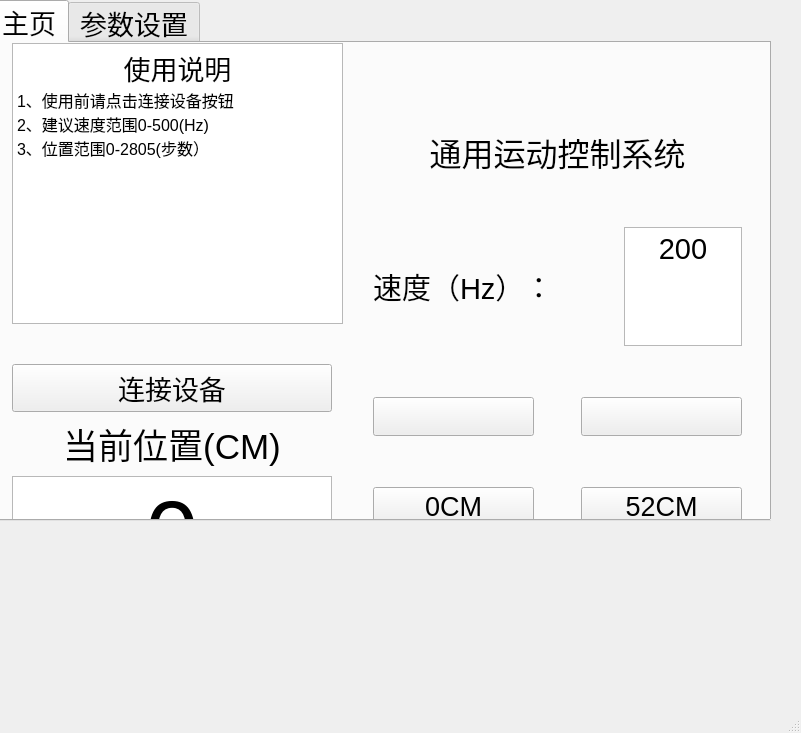
<?xml version="1.0" encoding="UTF-8"?>
<ui version="4.0">
 <class>MainWindow</class>
 <widget class="QMainWindow" name="MainWindow">
  <property name="geometry">
   <rect>
    <x>0</x>
    <y>0</y>
    <width>801</width>
    <height>733</height>
   </rect>
  </property>
  <property name="windowTitle">
   <string>MainWindow</string>
  </property>
  <property name="windowIcon">
   <iconset>
    <normaloff>:/new/prefix1/image/motor.png</normaloff>:/new/prefix1/image/motor.png</iconset>
  </property>
  <widget class="QWidget" name="centralWidget">
   <property name="focusPolicy">
    <enum>Qt::StrongFocus</enum>
   </property>
   <widget class="QTabWidget" name="tabWidget">
    <property name="geometry">
     <rect>
      <x>-10</x>
      <y>0</y>
      <width>781</width>
      <height>521</height>
     </rect>
    </property>
    <property name="font">
     <font>
      <pointsize>20</pointsize>
     </font>
    </property>
    <property name="currentIndex">
     <number>0</number>
    </property>
    <widget class="QWidget" name="Main">
     <attribute name="title">
      <string>主页</string>
     </attribute>
     <widget class="QTextBrowser" name="textBrowser_2">
      <property name="geometry">
       <rect>
        <x>20</x>
        <y>0</y>
        <width>331</width>
        <height>281</height>
       </rect>
      </property>
      <property name="font">
       <font>
        <pointsize>15</pointsize>
       </font>
      </property>
      <property name="html">
       <string>&lt;!DOCTYPE HTML PUBLIC &quot;-//W3C//DTD HTML 4.0//EN&quot; &quot;http://www.w3.org/TR/REC-html40/strict.dtd&quot;&gt;
&lt;html&gt;&lt;head&gt;&lt;meta name=&quot;qrichtext&quot; content=&quot;1&quot; /&gt;&lt;meta charset=&quot;utf-8&quot; /&gt;&lt;style type=&quot;text/css&quot;&gt;
p, li { white-space: pre-wrap; }
&lt;/style&gt;&lt;/head&gt;&lt;body style=&quot; font-family:'Microsoft YaHei UI'; font-size:15pt; font-weight:400; font-style:normal;&quot;&gt;
&lt;p align=&quot;center&quot; style=&quot; margin-top:0px; margin-bottom:0px; margin-left:0px; margin-right:0px; -qt-block-indent:0; text-indent:0px;&quot;&gt;&lt;span style=&quot; font-size:20pt;&quot;&gt;使用说明&lt;/span&gt;&lt;/p&gt;
&lt;p style=&quot; margin-top:0px; margin-bottom:0px; margin-left:0px; margin-right:0px; -qt-block-indent:0; text-indent:0px;&quot;&gt;&lt;span style=&quot; font-size:12pt;&quot;&gt;1、使用前请点击连接设备按钮&lt;/span&gt;&lt;/p&gt;
&lt;p style=&quot; margin-top:0px; margin-bottom:0px; margin-left:0px; margin-right:0px; -qt-block-indent:0; text-indent:0px;&quot;&gt;&lt;span style=&quot; font-size:12pt;&quot;&gt;2、建议速度范围0-500(Hz)&lt;/span&gt;&lt;/p&gt;
&lt;p style=&quot; margin-top:0px; margin-bottom:0px; margin-left:0px; margin-right:0px; -qt-block-indent:0; text-indent:0px;&quot;&gt;&lt;span style=&quot; font-size:12pt;&quot;&gt;3、位置范围0-2805(步数）&lt;/span&gt;&lt;/p&gt;&lt;/body&gt;&lt;/html&gt;</string>
      </property>
     </widget>
     <widget class="QWidget" name="layoutWidget">
      <property name="geometry">
       <rect>
        <x>20</x>
        <y>310</y>
        <width>331</width>
        <height>311</height>
       </rect>
      </property>
      <layout class="QVBoxLayout" name="verticalLayout">
       <property name="spacing">
        <number>6</number>
       </property>
       <property name="leftMargin">
        <number>0</number>
       </property>
       <item>
        <widget class="QPushButton" name="pushButton_serialopen">
         <property name="sizePolicy">
          <sizepolicy hsizetype="Expanding" vsizetype="Expanding">
           <horstretch>0</horstretch>
           <verstretch>0</verstretch>
          </sizepolicy>
         </property>
         <property name="font">
          <font>
           <pointsize>20</pointsize>
          </font>
         </property>
         <property name="text">
          <string>连接设备</string>
         </property>
        </widget>
       </item>
       <item>
        <widget class="QLabel" name="label">
         <property name="font">
          <font>
           <pointsize>26</pointsize>
           <bold>false</bold>
          </font>
         </property>
         <property name="focusPolicy">
          <enum>Qt::StrongFocus</enum>
         </property>
         <property name="layoutDirection">
          <enum>Qt::LeftToRight</enum>
         </property>
         <property name="text">
          <string>当前位置(CM)</string>
         </property>
         <property name="alignment">
          <set>Qt::AlignCenter</set>
         </property>
        </widget>
       </item>
       <item>
        <widget class="QTextEdit" name="textEdit">
         <property name="verticalScrollBarPolicy">
          <enum>Qt::ScrollBarAlwaysOff</enum>
         </property>
         <property name="horizontalScrollBarPolicy">
          <enum>Qt::ScrollBarAlwaysOff</enum>
         </property>
         <property name="html">
          <string>&lt;!DOCTYPE HTML PUBLIC &quot;-//W3C//DTD HTML 4.0//EN&quot; &quot;http://www.w3.org/TR/REC-html40/strict.dtd&quot;&gt;
&lt;html&gt;&lt;head&gt;&lt;meta name=&quot;qrichtext&quot; content=&quot;1&quot; /&gt;&lt;meta charset=&quot;utf-8&quot; /&gt;&lt;style type=&quot;text/css&quot;&gt;
p, li { white-space: pre-wrap; }
&lt;/style&gt;&lt;/head&gt;&lt;body style=&quot; font-family:'Microsoft YaHei UI'; font-size:20pt; font-weight:400; font-style:normal;&quot;&gt;
&lt;p align=&quot;center&quot; style=&quot; margin-top:0px; margin-bottom:0px; margin-left:0px; margin-right:0px; -qt-block-indent:0; text-indent:0px;&quot;&gt;&lt;span style=&quot; font-size:72pt;&quot;&gt;0&lt;/span&gt;&lt;/p&gt;&lt;/body&gt;&lt;/html&gt;</string>
         </property>
        </widget>
       </item>
      </layout>
     </widget>
     <widget class="QWidget" name="layoutWidget">
      <property name="geometry">
       <rect>
        <x>370</x>
        <y>-60</y>
        <width>391</width>
        <height>824</height>
       </rect>
      </property>
      <layout class="QVBoxLayout" name="verticalLayout_6">
       <property name="spacing">
        <number>51</number>
       </property>
       <item>
        <spacer name="verticalSpacer">
         <property name="orientation">
          <enum>Qt::Vertical</enum>
         </property>
         <property name="sizeType">
          <enum>QSizePolicy::Fixed</enum>
         </property>
         <property name="sizeHint" stdset="0">
          <size>
           <width>20</width>
           <height>134</height>
          </size>
         </property>
        </spacer>
       </item>
       <item>
        <widget class="QLabel" name="label_8">
         <property name="sizePolicy">
          <sizepolicy hsizetype="Expanding" vsizetype="Expanding">
           <horstretch>0</horstretch>
           <verstretch>0</verstretch>
          </sizepolicy>
         </property>
         <property name="font">
          <font>
           <pointsize>24</pointsize>
          </font>
         </property>
         <property name="layoutDirection">
          <enum>Qt::LeftToRight</enum>
         </property>
         <property name="text">
          <string>通用运动控制系统</string>
         </property>
         <property name="alignment">
          <set>Qt::AlignCenter</set>
         </property>
        </widget>
       </item>
       <item>
        <layout class="QHBoxLayout" name="set">
         <property name="spacing">
          <number>70</number>
         </property>
         <item>
          <widget class="QLabel" name="label_29">
           <property name="font">
            <font>
             <pointsize>22</pointsize>
            </font>
           </property>
           <property name="text">
            <string>速度（Hz）：</string>
           </property>
          </widget>
         </item>
         <item>
          <widget class="QTextEdit" name="textEdit_speed">
           <property name="sizePolicy">
            <sizepolicy hsizetype="Preferred" vsizetype="Preferred">
             <horstretch>0</horstretch>
             <verstretch>0</verstretch>
            </sizepolicy>
           </property>
           <property name="font">
            <font>
             <pointsize>22</pointsize>
            </font>
           </property>
           <property name="frameShadow">
            <enum>QFrame::Raised</enum>
           </property>
           <property name="verticalScrollBarPolicy">
            <enum>Qt::ScrollBarAlwaysOff</enum>
           </property>
           <property name="horizontalScrollBarPolicy">
            <enum>Qt::ScrollBarAlwaysOff</enum>
           </property>
           <property name="html">
            <string>&lt;!DOCTYPE HTML PUBLIC &quot;-//W3C//DTD HTML 4.0//EN&quot; &quot;http://www.w3.org/TR/REC-html40/strict.dtd&quot;&gt;
&lt;html&gt;&lt;head&gt;&lt;meta name=&quot;qrichtext&quot; content=&quot;1&quot; /&gt;&lt;meta charset=&quot;utf-8&quot; /&gt;&lt;style type=&quot;text/css&quot;&gt;
p, li { white-space: pre-wrap; }
&lt;/style&gt;&lt;/head&gt;&lt;body style=&quot; font-family:'Microsoft YaHei UI'; font-size:22pt; font-weight:400; font-style:normal;&quot;&gt;
&lt;p align=&quot;center&quot; style=&quot; margin-top:0px; margin-bottom:0px; margin-left:0px; margin-right:0px; -qt-block-indent:0; text-indent:0px;&quot;&gt;200&lt;/p&gt;&lt;/body&gt;&lt;/html&gt;</string>
           </property>
          </widget>
         </item>
        </layout>
       </item>
       <item>
        <layout class="QHBoxLayout" name="horizontalLayout_12">
         <property name="spacing">
          <number>47</number>
         </property>
         <property name="bottomMargin">
          <number>0</number>
         </property>
         <item>
          <widget class="QPushButton" name="pushButton_leftslow">
           <property name="sizePolicy">
            <sizepolicy hsizetype="Preferred" vsizetype="Preferred">
             <horstretch>0</horstretch>
             <verstretch>0</verstretch>
            </sizepolicy>
           </property>
           <property name="maximumSize">
            <size>
             <width>500000</width>
             <height>500000</height>
            </size>
           </property>
           <property name="text">
            <string/>
           </property>
          </widget>
         </item>
         <item>
          <widget class="QPushButton" name="pushButton_rightslow">
           <property name="sizePolicy">
            <sizepolicy hsizetype="Preferred" vsizetype="Preferred">
             <horstretch>0</horstretch>
             <verstretch>0</verstretch>
            </sizepolicy>
           </property>
           <property name="maximumSize">
            <size>
             <width>500000</width>
             <height>1005050</height>
            </size>
           </property>
           <property name="text">
            <string/>
           </property>
          </widget>
         </item>
        </layout>
       </item>
       <item>
        <layout class="QHBoxLayout" name="horizontalLayout_14">
         <property name="spacing">
          <number>47</number>
         </property>
         <property name="bottomMargin">
          <number>0</number>
         </property>
         <item>
          <widget class="QPushButton" name="pushButton_leftquick">
           <property name="sizePolicy">
            <sizepolicy hsizetype="Preferred" vsizetype="Preferred">
             <horstretch>0</horstretch>
             <verstretch>0</verstretch>
            </sizepolicy>
           </property>
           <property name="maximumSize">
            <size>
             <width>500000</width>
             <height>500000</height>
            </size>
           </property>
           <property name="text">
            <string>0CM</string>
           </property>
          </widget>
         </item>
         <item>
          <widget class="QPushButton" name="pushButton_rightquick">
           <property name="sizePolicy">
            <sizepolicy hsizetype="Preferred" vsizetype="Preferred">
             <horstretch>0</horstretch>
             <verstretch>0</verstretch>
            </sizepolicy>
           </property>
           <property name="maximumSize">
            <size>
             <width>500000</width>
             <height>1005050</height>
            </size>
           </property>
           <property name="text">
            <string>52CM</string>
           </property>
          </widget>
         </item>
        </layout>
       </item>
       <item>
        <layout class="QHBoxLayout" name="horizontalLayout_11">
         <property name="spacing">
          <number>60</number>
         </property>
         <item>
          <widget class="QLabel" name="label_31">
           <property name="sizePolicy">
            <sizepolicy hsizetype="Preferred" vsizetype="Preferred">
             <horstretch>0</horstretch>
             <verstretch>0</verstretch>
            </sizepolicy>
           </property>
           <property name="font">
            <font>
             <pointsize>22</pointsize>
            </font>
           </property>
           <property name="text">
            <string>步数：</string>
           </property>
          </widget>
         </item>
         <item>
          <widget class="QTextEdit" name="textEdit_step">
           <property name="sizePolicy">
            <sizepolicy hsizetype="Preferred" vsizetype="Preferred">
             <horstretch>0</horstretch>
             <verstretch>0</verstretch>
            </sizepolicy>
           </property>
           <property name="verticalScrollBarPolicy">
            <enum>Qt::ScrollBarAlwaysOff</enum>
           </property>
           <property name="horizontalScrollBarPolicy">
            <enum>Qt::ScrollBarAlwaysOff</enum>
           </property>
           <property name="html">
            <string>&lt;!DOCTYPE HTML PUBLIC &quot;-//W3C//DTD HTML 4.0//EN&quot; &quot;http://www.w3.org/TR/REC-html40/strict.dtd&quot;&gt;
&lt;html&gt;&lt;head&gt;&lt;meta name=&quot;qrichtext&quot; content=&quot;1&quot; /&gt;&lt;meta charset=&quot;utf-8&quot; /&gt;&lt;style type=&quot;text/css&quot;&gt;
p, li { white-space: pre-wrap; }
&lt;/style&gt;&lt;/head&gt;&lt;body style=&quot; font-family:'Microsoft YaHei UI'; font-size:20pt; font-weight:400; font-style:normal;&quot;&gt;
&lt;p align=&quot;center&quot; style=&quot; margin-top:0px; margin-bottom:0px; margin-left:0px; margin-right:0px; -qt-block-indent:0; text-indent:0px;&quot;&gt;&lt;span style=&quot; font-size:22pt;&quot;&gt;500&lt;/span&gt;&lt;/p&gt;&lt;/body&gt;&lt;/html&gt;</string>
           </property>
          </widget>
         </item>
        </layout>
       </item>
       <item>
        <widget class="QPushButton" name="pushButton_step">
         <property name="sizePolicy">
          <sizepolicy hsizetype="Preferred" vsizetype="Preferred">
           <horstretch>0</horstretch>
           <verstretch>0</verstretch>
          </sizepolicy>
         </property>
         <property name="text">
          <string>步数移动</string>
         </property>
        </widget>
       </item>
      </layout>
     </widget>
    </widget>
    <widget class="QWidget" name="Parameter">
     <property name="font">
      <font>
       <pointsize>9</pointsize>
      </font>
     </property>
     <attribute name="title">
      <string>参数设置</string>
     </attribute>
     <widget class="QWidget" name="layoutWidget">
      <property name="geometry">
       <rect>
        <x>10</x>
        <y>0</y>
        <width>731</width>
        <height>711</height>
       </rect>
      </property>
      <layout class="QHBoxLayout" name="horizontalLayout_16">
       <item>
        <layout class="QHBoxLayout" name="horizontalLayout_10">
         <item>
          <layout class="QVBoxLayout" name="verticalLayout_9">
           <item>
            <layout class="QVBoxLayout" name="verticalLayout_7">
             <item>
              <widget class="QComboBox" name="comboBox_5">
               <property name="maximumSize">
                <size>
                 <width>150</width>
                 <height>25</height>
                </size>
               </property>
               <property name="focusPolicy">
                <enum>Qt::StrongFocus</enum>
               </property>
               <item>
                <property name="text">
                 <string>向左慢速定义</string>
                </property>
               </item>
               <item>
                <property name="text">
                 <string>向右慢速定义</string>
                </property>
               </item>
               <item>
                <property name="text">
                 <string>向左快速定义</string>
                </property>
               </item>
               <item>
                <property name="text">
                 <string>向右快速定义</string>
                </property>
               </item>
              </widget>
             </item>
             <item>
              <widget class="QLabel" name="label_7">
               <property name="focusPolicy">
                <enum>Qt::StrongFocus</enum>
               </property>
               <property name="text">
                <string>可编程按键窗口</string>
               </property>
              </widget>
             </item>
             <item>
              <layout class="QVBoxLayout" name="verticalLayout_4">
               <item>
                <widget class="QTextEdit" name="textEdit_4">
                 <property name="sizePolicy">
                  <sizepolicy hsizetype="MinimumExpanding" vsizetype="MinimumExpanding">
                   <horstretch>0</horstretch>
                   <verstretch>0</verstretch>
                  </sizepolicy>
                 </property>
                 <property name="baseSize">
                  <size>
                   <width>20</width>
                   <height>20</height>
                  </size>
                 </property>
                </widget>
               </item>
               <item>
                <widget class="QPushButton" name="pushButton_codedef">
                 <property name="text">
                  <string>编码定义</string>
                 </property>
                </widget>
               </item>
              </layout>
             </item>
            </layout>
           </item>
           <item>
            <layout class="QVBoxLayout" name="verticalLayout_3">
             <item>
              <layout class="QHBoxLayout" name="horizontalLayout_7">
               <property name="sizeConstraint">
                <enum>QLayout::SetFixedSize</enum>
               </property>
               <item>
                <widget class="QLabel" name="label_13">
                 <property name="focusPolicy">
                  <enum>Qt::StrongFocus</enum>
                 </property>
                 <property name="text">
                  <string>当前向左慢速移动编码：</string>
                 </property>
                </widget>
               </item>
               <item>
                <widget class="QTextBrowser" name="textBrowser_leftslow"/>
               </item>
              </layout>
             </item>
             <item>
              <layout class="QHBoxLayout" name="horizontalLayout_9">
               <item>
                <widget class="QLabel" name="label_10">
                 <property name="focusPolicy">
                  <enum>Qt::StrongFocus</enum>
                 </property>
                 <property name="text">
                  <string>当前向右慢速移动编码：</string>
                 </property>
                </widget>
               </item>
               <item>
                <widget class="QTextBrowser" name="textBrowser_rightslow"/>
               </item>
              </layout>
             </item>
             <item>
              <layout class="QHBoxLayout" name="horizontalLayout_5">
               <item>
                <widget class="QLabel" name="label_15">
                 <property name="focusPolicy">
                  <enum>Qt::StrongFocus</enum>
                 </property>
                 <property name="text">
                  <string>一键最左移动编码：</string>
                 </property>
                </widget>
               </item>
               <item>
                <widget class="QTextBrowser" name="textBrowser_leftquick">
                 <property name="sizePolicy">
                  <sizepolicy hsizetype="Expanding" vsizetype="Expanding">
                   <horstretch>0</horstretch>
                   <verstretch>0</verstretch>
                  </sizepolicy>
                 </property>
                </widget>
               </item>
              </layout>
             </item>
             <item>
              <layout class="QHBoxLayout" name="horizontalLayout_6">
               <item>
                <widget class="QLabel" name="label_12">
                 <property name="focusPolicy">
                  <enum>Qt::StrongFocus</enum>
                 </property>
                 <property name="text">
                  <string>一键最右移动编码：</string>
                 </property>
                </widget>
               </item>
               <item>
                <widget class="QTextBrowser" name="textBrowser_rightquick"/>
               </item>
              </layout>
             </item>
            </layout>
           </item>
          </layout>
         </item>
         <item>
          <layout class="QVBoxLayout" name="verticalLayout_8">
           <item>
            <layout class="QVBoxLayout" name="verticalLayout_2">
             <item>
              <layout class="QHBoxLayout" name="horizontalLayout">
               <item>
                <widget class="QLabel" name="label_3">
                 <property name="focusPolicy">
                  <enum>Qt::StrongFocus</enum>
                 </property>
                 <property name="text">
                  <string>端口号：</string>
                 </property>
                </widget>
               </item>
               <item>
                <widget class="QComboBox" name="comboBox">
                 <property name="focusPolicy">
                  <enum>Qt::StrongFocus</enum>
                 </property>
                </widget>
               </item>
              </layout>
             </item>
             <item>
              <layout class="QHBoxLayout" name="horizontalLayout_2">
               <item>
                <widget class="QLabel" name="label_4">
                 <property name="focusPolicy">
                  <enum>Qt::StrongFocus</enum>
                 </property>
                 <property name="text">
                  <string>波特率：</string>
                 </property>
                </widget>
               </item>
               <item>
                <widget class="QComboBox" name="comboBox_2">
                 <property name="focusPolicy">
                  <enum>Qt::StrongFocus</enum>
                 </property>
                 <item>
                  <property name="text">
                   <string>9600</string>
                  </property>
                 </item>
                 <item>
                  <property name="text">
                   <string>600</string>
                  </property>
                 </item>
                 <item>
                  <property name="text">
                   <string>1200</string>
                  </property>
                 </item>
                 <item>
                  <property name="text">
                   <string>2400</string>
                  </property>
                 </item>
                 <item>
                  <property name="text">
                   <string>4800</string>
                  </property>
                 </item>
                 <item>
                  <property name="text">
                   <string>19200</string>
                  </property>
                 </item>
                 <item>
                  <property name="text">
                   <string>38400</string>
                  </property>
                 </item>
                 <item>
                  <property name="text">
                   <string>57600</string>
                  </property>
                 </item>
                 <item>
                  <property name="text">
                   <string>115200</string>
                  </property>
                 </item>
                 <item>
                  <property name="text">
                   <string>230400</string>
                  </property>
                 </item>
                </widget>
               </item>
              </layout>
             </item>
             <item>
              <layout class="QHBoxLayout" name="horizontalLayout_3">
               <item>
                <widget class="QLabel" name="label_5">
                 <property name="focusPolicy">
                  <enum>Qt::StrongFocus</enum>
                 </property>
                 <property name="text">
                  <string>数据位：</string>
                 </property>
                </widget>
               </item>
               <item>
                <widget class="QComboBox" name="comboBox_3">
                 <property name="focusPolicy">
                  <enum>Qt::StrongFocus</enum>
                 </property>
                 <item>
                  <property name="text">
                   <string>8</string>
                  </property>
                 </item>
                 <item>
                  <property name="text">
                   <string>7</string>
                  </property>
                 </item>
                 <item>
                  <property name="text">
                   <string>6</string>
                  </property>
                 </item>
                 <item>
                  <property name="text">
                   <string>5</string>
                  </property>
                 </item>
                </widget>
               </item>
              </layout>
             </item>
             <item>
              <layout class="QHBoxLayout" name="horizontalLayout_8">
               <item>
                <widget class="QLabel" name="label_11">
                 <property name="focusPolicy">
                  <enum>Qt::StrongFocus</enum>
                 </property>
                 <property name="text">
                  <string>停止位：</string>
                 </property>
                </widget>
               </item>
               <item>
                <widget class="QComboBox" name="comboBox_8">
                 <property name="focusPolicy">
                  <enum>Qt::StrongFocus</enum>
                 </property>
                 <item>
                  <property name="text">
                   <string>1</string>
                  </property>
                 </item>
                 <item>
                  <property name="text">
                   <string>2</string>
                  </property>
                 </item>
                </widget>
               </item>
              </layout>
             </item>
             <item>
              <layout class="QHBoxLayout" name="horizontalLayout_4">
               <item>
                <widget class="QLabel" name="label_6">
                 <property name="focusPolicy">
                  <enum>Qt::StrongFocus</enum>
                 </property>
                 <property name="text">
                  <string>校验位：</string>
                 </property>
                </widget>
               </item>
               <item>
                <widget class="QComboBox" name="comboBox_4">
                 <property name="focusPolicy">
                  <enum>Qt::StrongFocus</enum>
                 </property>
                 <item>
                  <property name="text">
                   <string>无</string>
                  </property>
                 </item>
                 <item>
                  <property name="text">
                   <string>偶</string>
                  </property>
                 </item>
                 <item>
                  <property name="text">
                   <string>奇</string>
                  </property>
                 </item>
                </widget>
               </item>
              </layout>
             </item>
             <item>
              <widget class="QCheckBox" name="checkBox_hexsend">
               <property name="sizePolicy">
                <sizepolicy hsizetype="Expanding" vsizetype="Fixed">
                 <horstretch>0</horstretch>
                 <verstretch>0</verstretch>
                </sizepolicy>
               </property>
               <property name="maximumSize">
                <size>
                 <width>100</width>
                 <height>25</height>
                </size>
               </property>
               <property name="text">
                <string>16进制发送</string>
               </property>
               <property name="tristate">
                <bool>false</bool>
               </property>
              </widget>
             </item>
             <item>
              <widget class="QCheckBox" name="checkBox_crc8">
               <property name="sizePolicy">
                <sizepolicy hsizetype="Expanding" vsizetype="Expanding">
                 <horstretch>0</horstretch>
                 <verstretch>0</verstretch>
                </sizepolicy>
               </property>
               <property name="text">
                <string>CRC8校验</string>
               </property>
              </widget>
             </item>
             <item>
              <widget class="QCheckBox" name="checkBox_hexdisplay">
               <property name="sizePolicy">
                <sizepolicy hsizetype="Expanding" vsizetype="Fixed">
                 <horstretch>0</horstretch>
                 <verstretch>0</verstretch>
                </sizepolicy>
               </property>
               <property name="maximumSize">
                <size>
                 <width>16777215</width>
                 <height>25</height>
                </size>
               </property>
               <property name="text">
                <string>16进制显示</string>
               </property>
              </widget>
             </item>
            </layout>
           </item>
          </layout>
         </item>
        </layout>
       </item>
       <item>
        <layout class="QVBoxLayout" name="verticalLayout_20">
         <item>
          <widget class="QLabel" name="label_9">
           <property name="text">
            <string>信息接收窗口</string>
           </property>
          </widget>
         </item>
         <item>
          <widget class="QTextBrowser" name="textBrowser"/>
         </item>
         <item>
          <widget class="QLabel" name="label_2">
           <property name="focusPolicy">
            <enum>Qt::StrongFocus</enum>
           </property>
           <property name="text">
            <string>自主调试窗口</string>
           </property>
          </widget>
         </item>
         <item>
          <widget class="QTextEdit" name="textEdit_2"/>
         </item>
         <item>
          <widget class="QPushButton" name="pushButton_send">
           <property name="text">
            <string>发送调试数据</string>
           </property>
          </widget>
         </item>
        </layout>
       </item>
      </layout>
     </widget>
    </widget>
   </widget>
  </widget>
  <widget class="QStatusBar" name="statusBar"/>
 </widget>
 <layoutdefault spacing="6" margin="11"/>
 <resources/>
 <connections/>
</ui>
